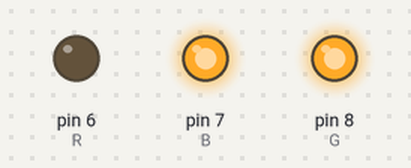
A sketch run on a simulated Arduino Uno, built with avr-gcc and run on an emulated ATmega328P. Shown: output pins drawn as LEDs (lit = HIGH).

Above: at 0.2 s.
At 0.7 s:
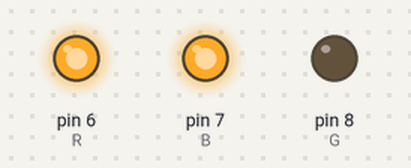
At 2.7 s:
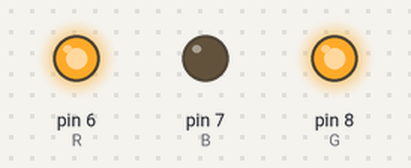
Timing chart, 0 to 3.5 s (numbered marks = the images above):
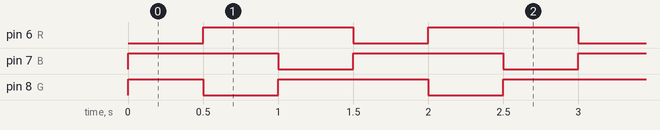

Measured:
- by itself, pin 6 (R), pin 7 (B): alternates HIGH for 1.0 s and LOW for 0.50 s
- by itself, pin 8 (G): repeats every 1.5 s: LOW 0.50 s, HIGH 1.0 s
- by itself, everything shown: repeats every 1.5 s, in 3 steps

The sketch:

AVRBlink.ino
```cpp
int R = 6;
int G = 8;
int B = 7;

void setup() {
  pinMode(R , OUTPUT);
  pinMode(G , OUTPUT);
  pinMode(B , OUTPUT);
}

void loop() {
  digitalWrite(R , LOW);
  digitalWrite(G , HIGH);
  digitalWrite(B , HIGH);
  delay(500);

  digitalWrite(R , HIGH);
  digitalWrite(G , LOW);
  digitalWrite(B , HIGH);
  delay(500);

  digitalWrite(R , HIGH);
  digitalWrite(G , HIGH);
  digitalWrite(B , LOW);
  delay(500);
}
```
